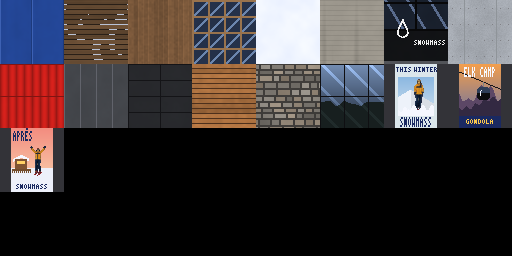
#> input picture games/golden-ski/snowmass/assets/station_atlas.png, 512 x 256 px, found by its file name
$ python make_flux_atlas.py
#> lines starting #> are read from the running program, lines starting #| are printed output that depends on the picture; after the words box and inside, x2 and y2 are one past the last pixel; in counts of white or black regions, pixels touching at a corner belong together; pictures that were not available may be replaced by others from this repository, and a replacement may not be noted
# Station atlas, photo pass: recolour tiles 0-5 from FLUX photo swatches (flux/*.webp) and the World Kit powder photo.
# Shapes stay the code-drawn ones from ../make_textures.py: the normal map is not touched, and the seams, plank gaps,
# battens and window frames are re-drawn here from the same rules, so color and normal line up pixel for pixel.
# Each tile is cut to 64 px (16 px per meter), made seamless, and reduced to a few colors so it stays pixel art.
#   python3 make_flux_atlas.py [keep|photo]   keep = photo grain on the current tile colors (default), photo = the photo's own colors
import sys, pathlib
import numpy as np
from PIL import Image
FILES = pathlib.Path('/mnt/project-files/golden-ski')
SRC = pathlib.Path('.')                            # run in the folder holding make_textures.py's station_atlas.png
FLUX = FILES / 'art/textures/flux'                 # the FLUX photo swatches
POWDER = FILES / 'references/world/powder.png'
MODE = sys.argv[1] if len(sys.argv) > 1 else 'keep'
T = 64
Y, X = np.mgrid[0:T, 0:T]

def load(p):
    return np.asarray(Image.open(p).convert('RGB')).astype(float) / 255
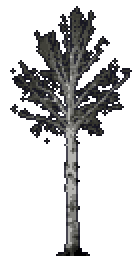
#> input picture games/golden-ski/snowmass/assets/aspen.png, 70 x 128 px, given in place of hood_7.webp, which was not available (shown 2 times larger)

def down(a, w, h):
#> called with w = 64, h = 64
    return np.asarray(Image.fromarray((a.clip(0, 1) * 255 + 0.5).astype(np.uint8)).resize((w, h), Image.BOX)).astype(float) / 255
#> returned value: shape (64, 64, 3) float64

def seamless(a, axis=(0, 1)):
    # cross-fade with a half-offset copy, weighted to the middle (as world2pixel's tile mode does)
#> called with axis = (0, 1)
    s = a.copy(); m = np.ones(a.shape[:2])
    for ax in axis:
        s = np.roll(s, a.shape[ax] // 2, ax)
        t = np.abs(np.linspace(-1, 1, a.shape[ax]))
        m = m * (np.clip(1 - t, 0, 1) ** 0.7 if ax == 1 else (np.clip(1 - t, 0, 1) ** 0.7)[:, None])
#> this loop made 2 passes
    return a * m[..., None] + s * (1 - m[..., None])

def quant(a, n):
    im = Image.fromarray((a.clip(0, 1) * 255 + 0.5).astype(np.uint8))
    return np.asarray(im.quantize(colors=n, method=Image.MEDIANCUT, dither=Image.NONE).convert('RGB')).astype(float) / 255

def toward(a, target, strength=1.0):
    # keep: move the tile's mean color onto the current tile's (per channel gain), keeping the photo's variation
    g = np.array(target) / a.reshape(-1, 3).mean(0)
    return a * (1 + (g - 1) * strength)

def strips(photo, n, length, axis, seed, gap_rows):
    # boards: one strip per board, cut from a random spot inside one photo plank (between its gaps), resized to
    # 4 px across and `length` along, seamless along its length. axis 0 = boards run left-right, 1 = up-down.
    rng = np.random.default_rng(seed); out = []
    planks = [(a + 3, b - 3) for a, b in zip(gap_rows[:-1], gap_rows[1:]) if b - a > 20]
    for _ in range(n):
        a, b = planks[rng.integers(len(planks))]
        h = rng.integers(10, max(11, (b - a) // 2)); y0 = rng.integers(a, max(a + 1, b - h))
        x0 = rng.integers(0, photo.shape[1] // 3)
        s = photo[y0:y0 + h, x0:x0 + photo.shape[1] * 2 // 3]
        if rng.random() < 0.5: s = s[:, ::-1]
        s = down(s, length, 4)
        s = seamless(s, axis=(1,))
        out.append(s if axis == 0 else s.transpose(1, 0, 2))
    return out

def plank_gaps(photo):
    # rows where the photo's planks meet: dark minima in the row brightness
    r = photo.mean((1, 2)); r = np.convolve(r, np.ones(5) / 5, 'same')
    g = [i for i in range(3, len(r) - 3) if r[i] == r[i - 3:i + 4].min() and r[i] < np.median(r) - 0.04]
    return [0] + g + [len(r)]

before = load(SRC / 'station_atlas.png')
tile = lambda k: before[(k // 8) * T:(k // 8 + 1) * T, (k % 8) * T:(k % 8 + 1) * T]
OLD_AVG = [tile(k).reshape(-1, 3).mean(0) for k in range(6)]
keep = MODE == 'keep'
new = {}

# 0 hood: painted sheet metal photo, seams every 2 m as before (lighter seam, shadow on its far side)
p = load(FLUX / 'hood_7.webp')
c = seamless(down(p, T, T))
c = c.mean((0, 1)) + (c - c.mean((0, 1))) * 1.6      # the paint is very even; lift its scuffs a little
c = toward(c, OLD_AVG[0]) if keep else c
#> in toward, `g = np.array(target) / a.reshape(-1, 3).mean(0)`: g = [1.17, 2.32, 4.93]
seam = (X % 32 == 0)
c = c * (1 - 0.18 * (X % 32 == 31))[..., None]
c[seam] = c[seam] * 1.25 + 0.04
#> c: shape (64, 64, 3) float64; mean R, G, B 0.142, 0.28, 0.594
new[0] = quant(c, 8)

# 1 deck: each 4 px plank its own strip of the deck photo, dark gaps, snow packed into some gaps (same rule as before)
deck = load(FLUX / 'deck_7.webp'); gaps = plank_gaps(deck)
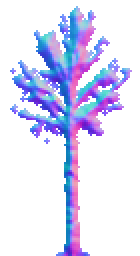
#> input picture games/golden-ski/snowmass/assets/aspen_n.png, 70 x 128 px, given in place of deck_7.webp, which was not available (shown 2 times larger)
#> in plank_gaps, `r = photo.mean((1, 2))`: r = 128 values, max 0.673 at index 11, min 0.621 at index 64, mean 0.658
#> in plank_gaps, `r = np.convolve(r, np.ones(5) / 5, 'same')`: r = 128 values, max 0.671 at index 5, min 0.389 at index 127, mean 0.651
#> in plank_gaps, `g = [i for i in range(3, len(r) - 3) if r[i] == r[i - 3:i + 4].min() a..`: g = []
#> after `gaps = plank_gaps(deck)`: gaps = [0, 128]
c = np.zeros((T, T, 3)); gap = (Y % 5 == 4)
for k, s in enumerate(strips(deck, T // 5 + 1, T, 0, 11, gaps)):
#> in strips, `planks = [(a + 3, b - 3) for a, b in zip(gap_rows[:-1], gap_rows[1:]) ..`: planks = [(3, 125)]
    c[k * 5:k * 5 + 4] = s[:min(4, T - k * 5)]
#> this loop made 13 passes
if keep: c = toward(c, OLD_AVG[1] / 0.94)          # planks only; the gaps pull the tile mean down again
gapc = np.array([0.16, 0.12, 0.09]) if keep else deck[[g for g in gaps[1:-1]]].reshape(-1, 3).mean(0) * 0.7
#> gapc = [0.16, 0.12, 0.09]
c[gap] = gapc
#> c: shape (64, 64, 3) float64; mean of channels 0, 1, 2 0.419, 0.32, 0.234
c = quant(c, 7)
from_code = (Y % 5 == 4)
snowgap = from_code & (np.asarray(Image.open(SRC / 'station_atlas.png').convert('RGB'))[0:T, T:2 * T].mean(-1) > 150)
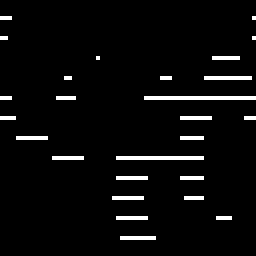
#> snowgap: shape (64, 64) bool (shown 4 times larger); 4.3% white in thin lines or dots, all inside (x1, y1, x2, y2) = (0, 4, 64, 60)
c[snowgap] = np.array([0.72, 0.76, 0.84])
#> c: shape (64, 64, 3) float64; mean of channels 0, 1, 2 0.444, 0.351, 0.27
new[1] = c

# 2 siding: its own photo (vertical boards, turned flat to cut strips), a batten every 5 px, lighter, as before
side = load(FLUX / 'siding_7.webp').transpose(1, 0, 2); sgaps = plank_gaps(side)
#> after `sgaps = plank_gaps(side)`: sgaps = [0, 33, 70]
c = np.zeros((T, T, 3))
for k, s in enumerate(strips(side, T // 5 + 1, T, 1, 31, sgaps)):
    w = min(5, T - k * 5); c[:, k * 5:k * 5 + w] = np.concatenate([s, s[:, :1]], 1)[:, :w]
#> this loop made 13 passes
#> w on passes 1 to 12: 5, 5, 5, 5, 5, 5, 5, 5, 5, 5, 5, 5
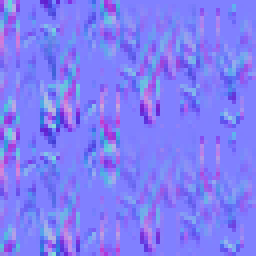
#> c: shape (64, 64, 3) float64 (shown 4 times larger); mean of channels 0, 1, 2 0.503, 0.495, 0.969; drawn as R, G, B
if keep: c = toward(c, OLD_AVG[2] / 1.01)
else: c = c * 0.82                                 # a darker stain than the deck
bat = (X % 5 == 0); c[bat] *= 1.08
new[2] = quant(c, 7)

# 3 windows: wooden frames from the siding photo, the glass kept as drawn (dark, sky glint)
c = tile(3).copy(); frame = (X % 16 < 2) | (Y % 16 < 2)
wood = np.zeros((T, T, 3))
for k, s in enumerate(strips(side, T // 4, T, 0, 41, sgaps)): wood[k * 4:k * 4 + 4] = s
#> this loop made 16 passes
woodv = wood.transpose(1, 0, 2)
fr = np.where((X % 16 < 2)[..., None], woodv, wood)
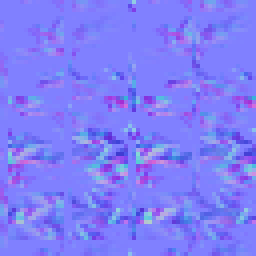
#> fr: shape (64, 64, 3) float64 (shown 4 times larger); mean of channels 0, 1, 2 0.501, 0.495, 0.976; drawn as R, G, B
fr = toward(fr, [0.6, 0.45, 0.3]) if keep else fr * 0.9
c[frame] = quant(fr, 5)[frame]
new[3] = c

# 4 roof snow: detail from the powder photo, its mean set to the roof's white, faint blue kept in the hollows
p = load(POWDER)
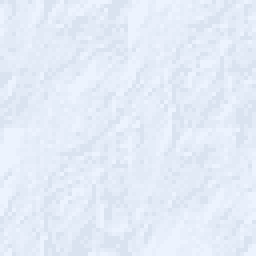
#> input picture games/golden-ski/snowmass/assets/powder.png, 64 x 64 px, found by its file name (shown 4 times larger)
s = min(p.shape[:2]); p = p[(p.shape[0] - s) // 2:(p.shape[0] + s) // 2, (p.shape[1] - s) // 2:(p.shape[1] + s) // 2]
#> after `s = min(p.shape[:2])`: s = 64
c = seamless(down(p, T, T))
c = c - c.reshape(-1, 3).mean(0) + OLD_AVG[4]
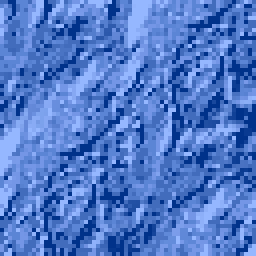
#> c: shape (64, 64, 3) float64 (shown 4 times larger); mean R, G, B 0.943, 0.962, 1; drawn with min black and max white
new[4] = quant(c.clip(0, 1), 5)

# 5 concrete: board-formed, grain and stains from its photo, the form lines and pits as before
#> (the run stopped early here; a loop or call above may not have finished)
